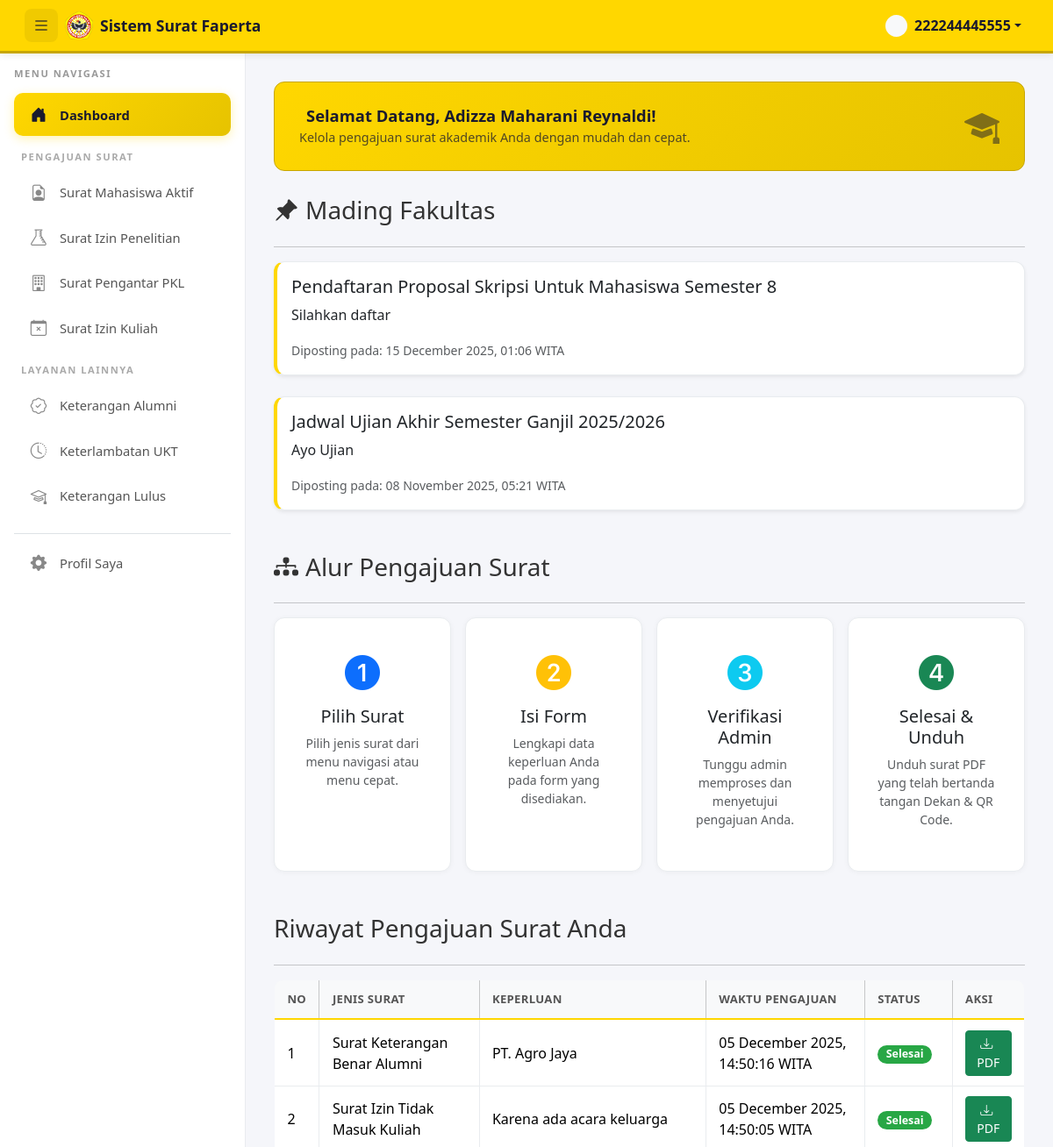
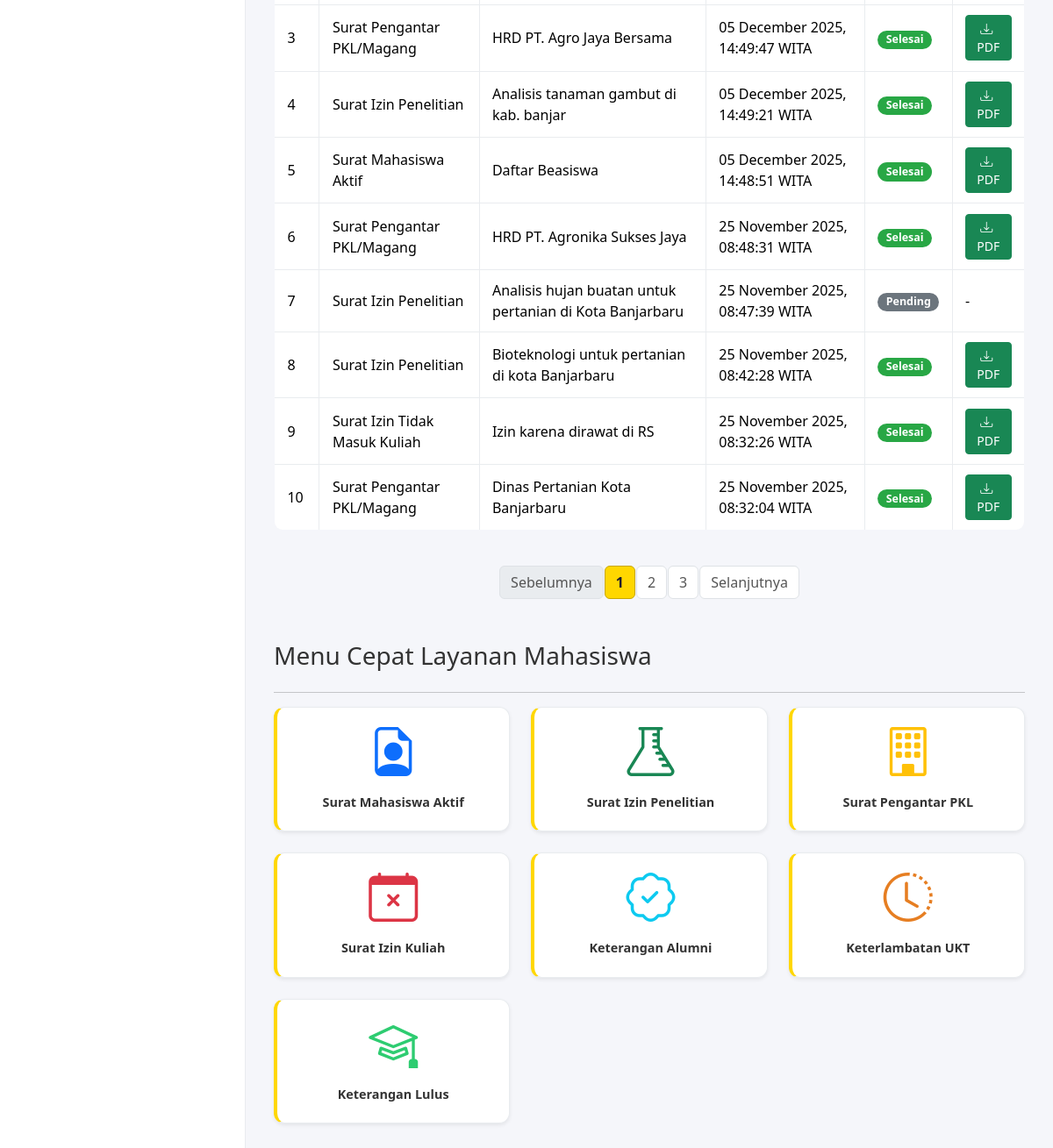
/user/index.php (signed in), run on the app's committed database (2 pictures, top to bottom).
### tables this page shows
CREATE TABLE `users` (
  `id` int(11) NOT NULL,
  `nama_lengkap` varchar(100) NOT NULL,
  `prodi_id` int(11) DEFAULT NULL,
  `username` varchar(50) NOT NULL,
  `email` varchar(255) DEFAULT NULL,
  `telepon` varchar(20) DEFAULT NULL,
  `password` varchar(255) NOT NULL,
  `foto_profil` varchar(255) DEFAULT NULL,
  `role` enum('admin','user','dekan','wakil_dekan') NOT NULL DEFAULT 'user',
  `created_at` timestamp NOT NULL DEFAULT current_timestamp()
);

CREATE TABLE `mading` (
  `id` int(11) NOT NULL,
  `judul` varchar(255) NOT NULL,
  `isi` text NOT NULL,
  `gambar` varchar(255) DEFAULT NULL,
  `user_id` int(11) NOT NULL COMMENT 'Admin yang memposting',
  `tanggal_dibuat` timestamp NOT NULL DEFAULT current_timestamp()
);

CREATE TABLE `surat` (
  `id` int(11) NOT NULL,
  `user_id` int(11) NOT NULL,
  `nomor_surat` varchar(50) DEFAULT NULL,
  `jenis_surat` varchar(100) NOT NULL,
  `nama_lengkap` varchar(255) NOT NULL,
  `nim` varchar(20) NOT NULL,
  `semester` int(2) DEFAULT NULL,
  `keperluan` text NOT NULL,
  `dosen_pembimbing` varchar(255) DEFAULT NULL,
  `tanggal_mulai` date DEFAULT NULL,
  `tanggal_selesai` datetime DEFAULT NULL,
  `tanggal_penyelesaian` datetime DEFAULT NULL,
  `durasi_magang` varchar(50) DEFAULT NULL,
  `tanggal_pengajuan` datetime DEFAULT NULL,
  `status` enum('Pending','Diproses','Selesai','Ditolak') NOT NULL DEFAULT 'Pending',
  `catatan_admin` text DEFAULT NULL,
  `updated_at` timestamp NOT NULL DEFAULT current_timestamp() ON UPDATE current_timestamp()
);

### user/index.php (the view, shortened to what the rows shown need)
<?php
require '../config/database.php';
$user_id = $_SESSION['user_id'];
$user_stmt = $pdo->prepare("SELECT username, foto_profil FROM users WHERE id = ?");
$user_stmt->execute([$user_id]);
$user_data = $user_stmt->fetch(PDO::FETCH_ASSOC);
$limit = 10;
$page = isset($_GET['page']) ? (int)$_GET['page'] : 1;
$offset = ($page - 1) * $limit;
$stmt = $pdo->prepare("SELECT * FROM surat WHERE user_id = ? ORDER BY tanggal_pengajuan DESC LIMIT $limit OFFSET $offset");
$stmt->execute([$user_id]);
$riwayat_surat = $stmt->fetchAll(PDO::FETCH_ASSOC);
$mading_stmt = $pdo->query("SELECT * FROM mading ORDER BY tanggal_dibuat DESC LIMIT 3");
$mading_list = $mading_stmt->fetchAll(PDO::FETCH_ASSOC);
?>
<!DOCTYPE html>
<html lang="id">
<head>
    <link href="https://cdn.jsdelivr.net/npm/bootstrap@5.3.2/dist/css/bootstrap.min.css" rel="stylesheet">
    <link href="https://cdn.jsdelivr.net/npm/bootstrap-icons/font/bootstrap-icons.css" rel="stylesheet">
    <link rel="stylesheet" href="../assets/css/style.css?v=<?= time(); ?>">
    <link rel="stylesheet" href="../assets/css/responsive.css?v=<?= time(); ?>">
</head>
<body>
<nav class="navbar navbar-expand-lg navbar-custom">
    <div class="container-fluid">
        <ul class="navbar-nav ms-auto">
            <li class="nav-item dropdown">
                <a class="nav-link dropdown-toggle d-flex align-items-center" href="#" id="navbarDropdown" role="button" data-bs-toggle="dropdown" aria-expanded="false">
                    <?php
                        $foto_profil_nav = '../assets/uploads/profil/' . ($user_data['foto_profil'] ?? 'default.png');
                    ?>
                    <img src="<?= $foto_profil_nav ?>" alt="Foto Profil" class="rounded-circle me-2" style="width: 25px; height: 25px; object-fit: cover;">
                    <?= htmlspecialchars($user_data['username']); ?>
                </a>
            </li>
        </ul>
    </div>
</nav>
<div class="main-container">
    <div class="content">
        <div class="mb-5">
            <?php if (empty($mading_list)): ?>
                <div class="alert alert-info text-center">Saat ini belum ada pengumuman.</div>
            <?php else: ?>
                <div class="row g-4">
                <?php foreach ($mading_list as $mading): ?>
                    <div class="col-12">
                        <div class="card shadow-sm">
                            <div class="card-body">
                                <h5 class="card-title"><?= htmlspecialchars($mading['judul']); ?></h5>
                                <p class="card-text"><?= nl2br(htmlspecialchars($mading['isi'])); ?></p>
                                <p class="card-text"><small class="text-muted">Diposting pada:
                                <?php
                                    if (!empty($mading['tanggal_dibuat']) && substr($mading['tanggal_dibuat'], 0, 4) != '0000') {
                                        echo date('d F Y, H:i', strtotime($mading['tanggal_dibuat'])) . ' WITA';
                                    } else {
                                        echo '-';
                                    }
                                ?>
                                </small></p>
                            </div>
                        </div>
                    </div>
                <?php endforeach; ?>
                </div>
            <?php endif; ?>
        </div>
        <div class="table-responsive">
            <table class="table table-bordered table-hover">
                <thead class="table-light">
                    <tr>
                        <th>No</th>
                        <th>Jenis Surat</th>
                        <th>Keperluan</th>
                        <th>Waktu Pengajuan</th>
                        <th>Status</th>
                        <th>Aksi</th>
                    </tr>
                </thead>
                <tbody>
                    <?php if (empty($riwayat_surat)): ?>
                        <tr>
                            <td colspan="6" class="text-center">Belum ada riwayat pengajuan.</td>
                        </tr>
                    <?php else: ?>
                        <?php $no = $offset + 1; foreach ($riwayat_surat as $surat): ?>
                        <tr>
                            <td><?= $no++; ?></td>
                            <td><?= htmlspecialchars($surat['jenis_surat']); ?></td>
                            <td><?= htmlspecialchars($surat['keperluan']); ?></td>
                            <td>
                                <?php
                                    if (!empty($surat['tanggal_pengajuan']) && substr($surat['tanggal_pengajuan'], 0, 4) != '0000') {
                                        echo date('d F Y, H:i:s', strtotime($surat['tanggal_pengajuan'])) . ' WITA';
                                    } else {
                                        echo '-';
                                    }
                                ?>
                            </td>
                            <td>
                                <span class="badge badge-status-<?= strtolower($surat['status']); ?>"><?= htmlspecialchars($surat['status']); ?></span>
                            </td>
                            <td>
                                <?php if ($surat['status'] == 'Selesai'): ?>
                                    <a href="../admin/generate_pdf.php?id=<?= $surat['id']; ?>" class="btn btn-success btn-sm" target="_blank">
                                        <i class="bi bi-download me-1"></i> PDF
                                    </a>
                                <?php else: ?>
                                    -
                                <?php endif; ?>
                            </td>
                        </tr>
                        <?php endforeach; ?>
                    <?php endif; ?>
                </tbody>
            </table>
        </div>
    </div>
</div>
</body>
</html>

### data on the page
users: foto_profil (picture), username "222244445555"
mading: judul "Pendaftaran Proposal Skripsi Untuk Mahasiswa Semester 8", isi "Silahkan daftar", tanggal_dibuat "15 December 2025, 01:06"
mading: judul "Jadwal Ujian Akhir Semester Ganjil 2025/2026", isi "Ayo Ujian", tanggal_dibuat "08 November 2025, 05:21"
surat: jenis_surat "Surat Keterangan Benar Alumni", keperluan "PT. Agro Jaya", tanggal_pengajuan "05 December 2025, 14:50:16", status "Selesai"
surat: jenis_surat "Surat Izin Tidak Masuk Kuliah", keperluan "Karena ada acara keluarga", tanggal_pengajuan "05 December 2025, 14:50:05", status "Selesai"
surat: jenis_surat "Surat Pengantar PKL/Magang", keperluan "HRD PT. Agro Jaya Bersama", tanggal_pengajuan "05 December 2025, 14:49:47", status "Selesai"
surat: jenis_surat "Surat Izin Penelitian", keperluan "Analisis tanaman gambut di kab. banjar", tanggal_pengajuan "05 December 2025, 14:49:21", status "Selesai"
surat: jenis_surat "Surat Mahasiswa Aktif", keperluan "Daftar Beasiswa", tanggal_pengajuan "05 December 2025, 14:48:51", status "Selesai"
surat: jenis_surat "Surat Pengantar PKL/Magang", keperluan "HRD PT. Agronika Sukses Jaya", tanggal_pengajuan "25 November 2025, 08:48:31", status "Selesai"
surat: jenis_surat "Surat Izin Penelitian", keperluan "Analisis hujan buatan untuk pertanian di Kota Banjarbaru", tanggal_pengajuan "25 November 2025, 08:47:39", status "Pending"
surat: jenis_surat "Surat Izin Penelitian", keperluan "Bioteknologi untuk pertanian di kota Banjarbaru", tanggal_pengajuan "25 November 2025, 08:42:28", status "Selesai"
surat: jenis_surat "Surat Izin Tidak Masuk Kuliah", keperluan "Izin karena dirawat di RS", tanggal_pengajuan "25 November 2025, 08:32:26", status "Selesai"
surat: jenis_surat "Surat Pengantar PKL/Magang", keperluan "Dinas Pertanian Kota Banjarbaru", tanggal_pengajuan "25 November 2025, 08:32:04", status "Selesai"

### other printed values
$_SESSION['nama_lengkap'] "Adizza Maharani Reynaldi"
